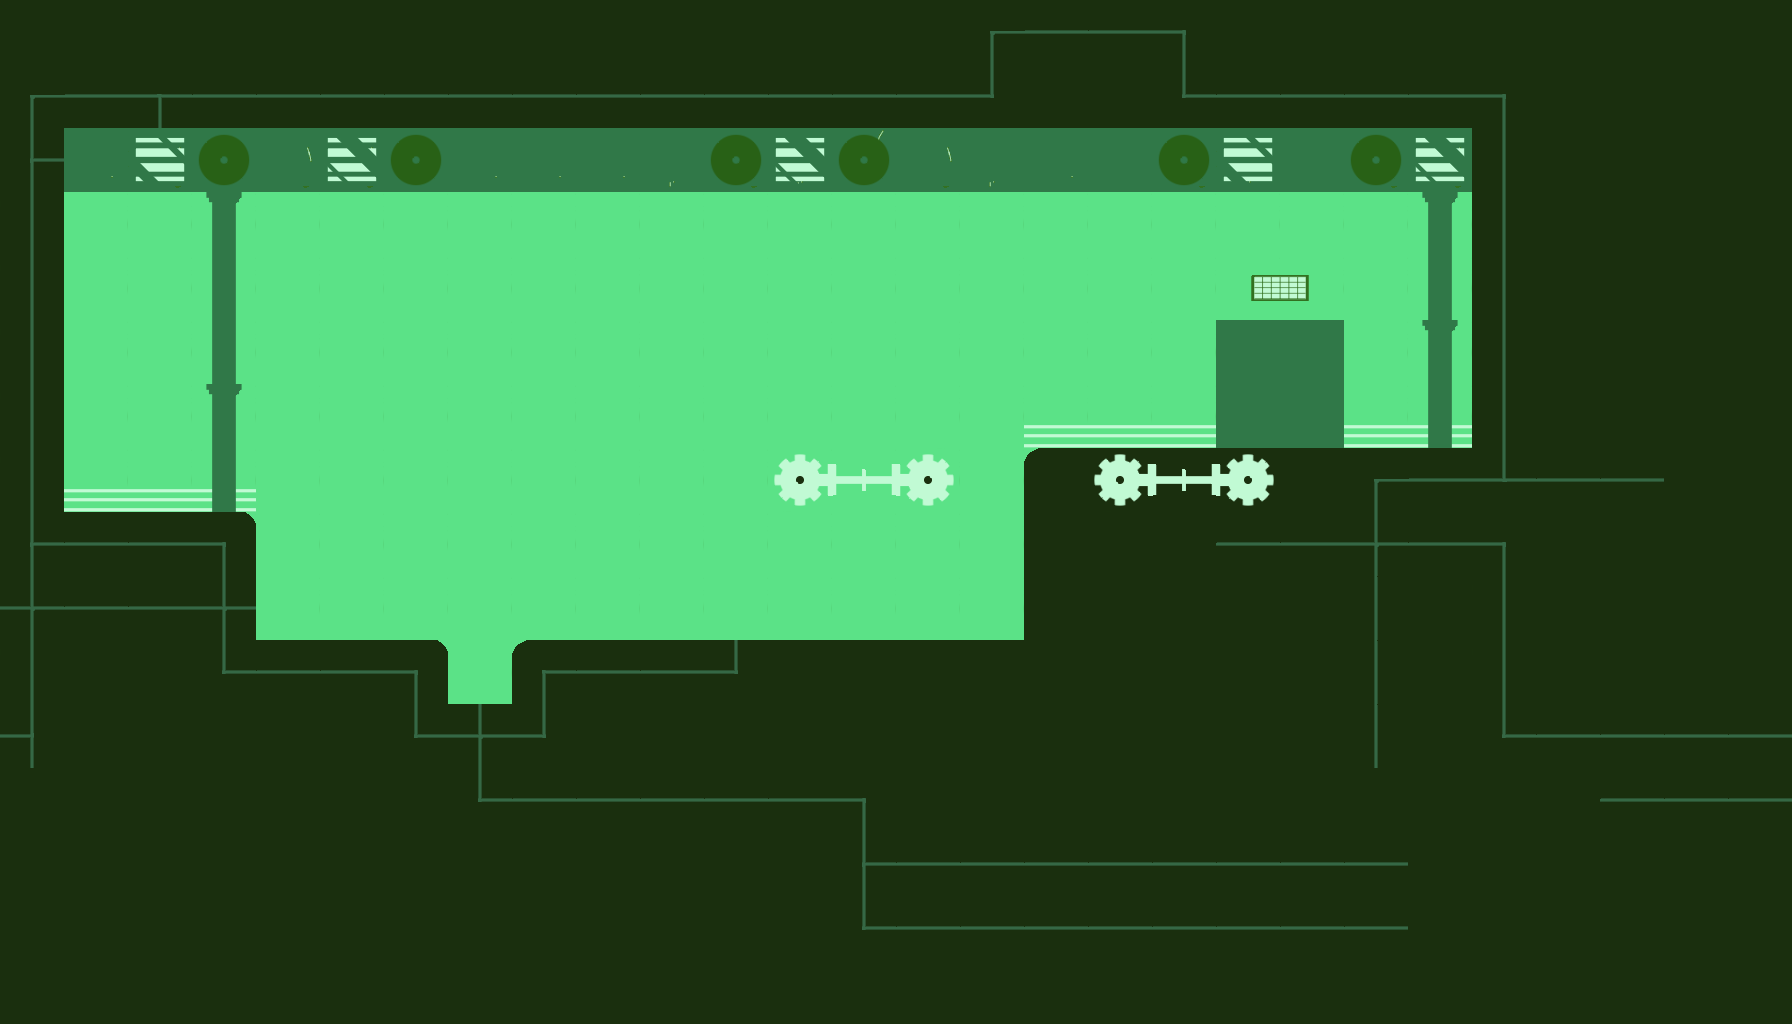

This is a level from a 2D game, rendered from its Tiled map with the project's own tilesets. A one-line summary and the map file follow, with tile-layer data summarised:
An orthogonal 28x16 tile map with 64x64 px tiles, 10 tile layers (verde, negro, rejilla, lineas, ...).

<map version="1.0" orientation="orthogonal" width="28" height="16" tilewidth="64" tileheight="64">
 <tileset firstgid="1" name="tiles01" tilewidth="64" tileheight="64">
  <image source="tiles02.png" width="512" height="512" />
 </tileset>
 <layer name="verde" width="28" height="16">
  <data>[448 cells, 448 non-empty, 1 distinct tile ids]</data>
 </layer>
 <layer name="negro" width="28" height="16">
  <data>[448 cells, 298 non-empty, 3 distinct tile ids]</data>
 </layer>
 <layer name="rejilla" width="28" height="16">
  <data>[448 cells, 0 non-empty, 0 distinct tile ids]</data>
 </layer>
 <layer name="lineas" width="28" height="16">
  <data>[448 cells, 108 non-empty, 7 distinct tile ids]</data>
 </layer>
 <layer name="engranajes" width="28" height="16">
  <data>[448 cells, 6 non-empty, 2 distinct tile ids]</data>
 </layer>
 <layer name="Capa de patrones 2" width="28" height="16">
  <data>[448 cells, 0 non-empty, 0 distinct tile ids]</data>
 </layer>
 <layer name="puerta1" width="28" height="16">
  <data>[448 cells, 14 non-empty, 4 distinct tile ids]</data>
 </layer>
 <layer name="ventiladores" width="28" height="16">
  <data>[448 cells, 22 non-empty, 5 distinct tile ids]</data>
 </layer>
 <layer name="ventiladores2" width="28" height="16">
  <data>[448 cells, 14 non-empty, 5 distinct tile ids]</data>
 </layer>
 <layer name="circulos" width="28" height="16">
  <data>[448 cells, 6 non-empty, 1 distinct tile ids]</data>
 </layer>
</map>
